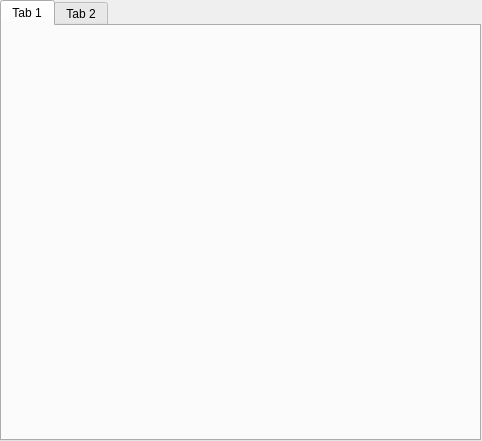
<?xml version="1.0" encoding="UTF-8"?>
<ui version="4.0">
 <class>TabWindowUI</class>
 <widget class="QWidget" name="TabWindowUI">
  <property name="windowModality">
   <enum>Qt::WindowModal</enum>
  </property>
  <property name="geometry">
   <rect>
    <x>0</x>
    <y>0</y>
    <width>482</width>
    <height>441</height>
   </rect>
  </property>
  <property name="sizePolicy">
   <sizepolicy hsizetype="Fixed" vsizetype="Fixed">
    <horstretch>0</horstretch>
    <verstretch>0</verstretch>
   </sizepolicy>
  </property>
  <property name="windowTitle">
   <string>Private Message</string>
  </property>
  <widget class="QTabWidget" name="tabWidget">
   <property name="geometry">
    <rect>
     <x>0</x>
     <y>0</y>
     <width>481</width>
     <height>441</height>
    </rect>
   </property>
   <property name="currentIndex">
    <number>0</number>
   </property>
   <widget class="QWidget" name="tab">
    <attribute name="title">
     <string>Tab 1</string>
    </attribute>
   </widget>
   <widget class="QWidget" name="tab_2">
    <attribute name="title">
     <string>Tab 2</string>
    </attribute>
   </widget>
  </widget>
 </widget>
 <resources/>
 <connections/>
</ui>
